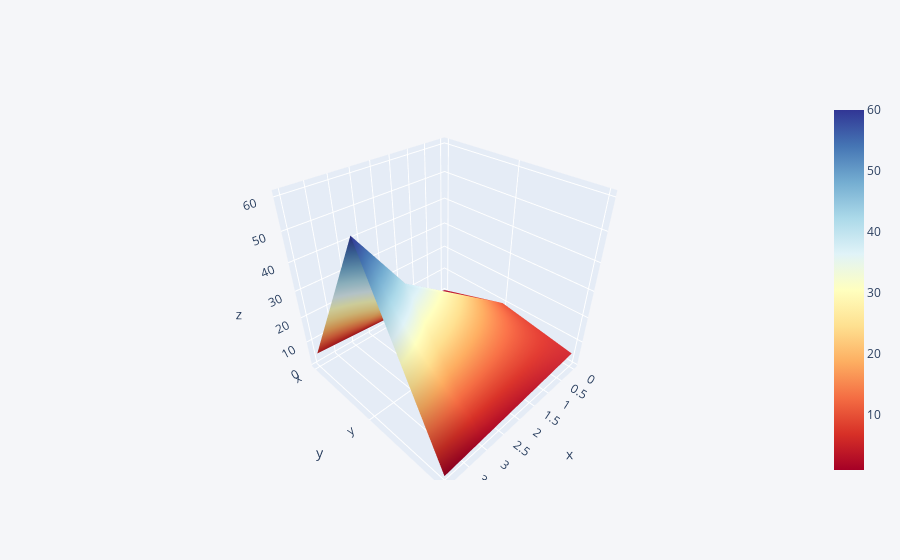

The notebook cell saved with this chart:
### Code cell
df3 = pd.DataFrame({ 'x':[1,2,3,4,5],
                     'y':[10,20,30,40,60],
                     'z':[5,4,3,2,1]})

df3.iplot(kind='surface',colorscale='rdylbu')

### Figure 1 — Plotly figure (JSON) as saved in the notebook; plotly's stock layout.template omitted (floating-point values rounded to 4 significant figures)
{"data": [{"colorscale": [[0, "rgb(165,0,38)"], [0.1, "rgb(215,48,39)"], [0.2, "rgb(244,109,67)"], [0.3, "rgb(253,174,97)"], [0.4, "rgb(254,224,144)"], [0.5, "rgb(255,255,191)"], [0.6, "rgb(224,243,248)"], [0.7, "rgb(171,217,233)"], [0.8, "rgb(116,173,209)"], [0.9, "rgb(69,117,180)"], [1, "rgb(49,54,149)"]], "type": "surface", "x": [0, 1, 2, 3, 4], "y": ["x", "y", "z"], "z": [[1, 2, 3, 4, 5], [10, 20, 30, 40, 60], [5, 4, 3, 2, 1]]}], "layout": {"legend": {"bgcolor": "#F5F6F9", "font": {"color": "#4D5663"}}, "paper_bgcolor": "#F5F6F9", "plot_bgcolor": "#F5F6F9", "title": {"font": {"color": "#4D5663"}}, "xaxis": {"gridcolor": "#E1E5ED", "showgrid": true, "tickfont": {"color": "#4D5663"}, "title": {"font": {"color": "#4D5663"}, "text": ""}, "zerolinecolor": "#E1E5ED"}, "yaxis": {"gridcolor": "#E1E5ED", "showgrid": true, "tickfont": {"color": "#4D5663"}, "title": {"font": {"color": "#4D5663"}, "text": ""}, "zerolinecolor": "#E1E5ED"}}}
